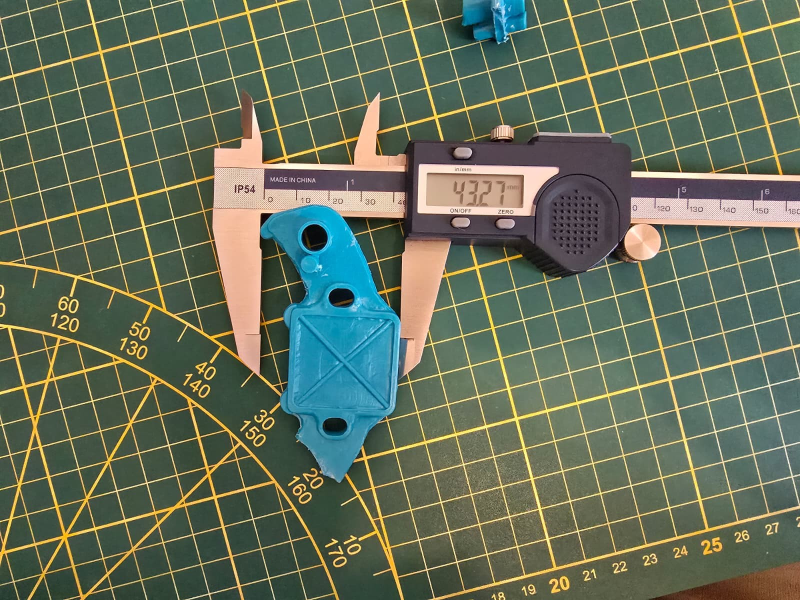
#> input picture docs/reference-photos/01-top-view-caliper-width-43.27mm.jpg, 1600 x 1200 px (shown at 1/2 size)
$ python trace_outline.py
#> lines starting #> are read from the running program, lines starting #| are printed output that depends on the picture; after the words box and inside, x2 and y2 are one past the last pixel; in counts of white or black regions, pixels touching at a corner belong together
#!/usr/bin/env python3
"""
Regenerate src/arm_outline.scad from reference photo 01 (top view, part between caliper jaws).

Pipeline (see docs/derivation.md for the reasoning):
  1. Detect the 10 mm grid of the cutting mat and fit a homography (pixels <-> mat millimetres).
  2. Warp the region around the part to a metric top view (10 px/mm).
  3. Segment the teal plastic, extract the outer contour and the holes.
  4. Build the part frame: origin midway between the two oval slots, +u towards the intact arm,
     +v towards the straight ("convex") side of the square, -v towards the hooks.
  5. Correct the photo using caliper readings:
       - uniform scale so the slot centre distance equals OVAL_C2C,
       - compress the hook ("beak") region so the overall width equals OVERALL_WIDTH
         (the arm end was propped up on its long tube, so it looked bigger in the photo).
  6. Keep only the intact arm (u >= U_CUT), smooth + simplify it, write it as an OpenSCAD polygon.

Usage:
  python3 tools/trace_outline.py            # writes src/arm_outline.scad and docs/images/outline-derivation.png
Requirements: pip install -r tools/requirements.txt
"""
import json
import os
from collections import deque

import cv2
import numpy as np

ROOT = os.path.dirname(os.path.dirname(os.path.abspath(__file__)))
PHOTO = os.path.join(ROOT, "docs/reference-photos/01-top-view-caliper-width-43.27mm.jpg")
OUT_SCAD = os.path.join(ROOT, "src/arm_outline.scad")
OUT_PNG = os.path.join(ROOT, "docs/images/outline-derivation.png")
OUT_JSON = os.path.join(ROOT, "docs/images/outline-derivation.json")

# --- caliper anchors (mm) -------------------------------------------------------------
OVAL_C2C = 40.0        # 34.27 (slot inner edges) + 5.7 (slot length); the by-eye "centre" reading was 40.37
OVERALL_WIDTH = 43.27  # hook tip to the straight side of the square

# --- grid detection seeds for photo 01 (pixel coordinates in the original 1600x1200 image) -----
SEED = (1032.0, 842.0)          # intersection of two thick (5 cm) mat lines, right of the caliper
DIR1 = (0.975, -0.224)          # direction of one grid family in the image
DIR2 = (0.244, 0.970)           # direction of the other family
SPACING_PX = 65.0               # ~1 cm in pixels near the seed
GRID_ROI = (640, 560, 1590, 1150)   # only grow the lattice on clean mat (no caliper / protractor)
PART_BBOX_PX = (500, 400, 830, 990) # region of the photo that contains the part

PPMM = 10.0       # rectified image resolution (px per mm)
U_CUT = 16.5      # raw-frame u where the arm starts (the square itself is built parametrically)


def yellowness(img):
    b, g, r = [c.astype(np.float32) for c in cv2.split(img)]
    y = np.clip((r - b) - 10, 0, 60) / 60.0
    hsv = cv2.cvtColor(img, cv2.COLOR_BGR2HSV)
    part = cv2.dilate(cv2.inRange(hsv, (86, 150, 60), (112, 255, 255)), np.ones((15, 15), np.uint8))
    y[part > 0] = 0
    steel = ((np.abs(r - b) < 25) & (r > 120)).astype(np.uint8)
    y[cv2.dilate(steel, np.ones((9, 9), np.uint8)) > 0] = 0
    return y


def refine_intersection(Y, p, a1, a2, R=26, band=5):
    """Fit both grid lines locally around p and return their intersection (+ local directions)."""
    h, w = Y.shape
    p0 = p.copy()
    x0, y0 = int(p[0]) - R, int(p[1]) - R
    if x0 < 0 or y0 < 0 or x0 + 2 * R >= w or y0 + 2 * R >= h:
        return None
    ys, xs = np.mgrid[y0:y0 + 2 * R, x0:x0 + 2 * R]
    P = np.stack([xs, ys], -1).reshape(-1, 2).astype(float)
    wv = Y[y0:y0 + 2 * R, x0:x0 + 2 * R].reshape(-1)
    lines = []
    for a in (a1, a2):
        n = np.array([-a[1], a[0]])
        for _ in range(3):
            sel = (np.abs((P - p) @ n) < band) & (wv > 0.2)
            if sel.sum() < 15:
                return None
            ww = wv[sel]
            c = (P[sel] * ww[:, None]).sum(0) / ww.sum()
            C = ((P[sel] - c).T * ww) @ (P[sel] - c)
            dirv = np.linalg.eigh(C)[1][:, 1]
            n = np.array([-dirv[1], dirv[0]])
            p = p - ((p - c) @ n) * n
        lines.append((c, n, dirv))
    (c1, n1, v1), (c2, n2, v2) = lines
    try:
        q = np.linalg.solve(np.array([n1, n2]), np.array([n1 @ c1, n2 @ c2]))
    except np.linalg.LinAlgError:
        return None
    if np.linalg.norm(q - p0) > 9:
        return None
    return q, (v1 if v1 @ a1 > 0 else -v1), (v2 if v2 @ a2 > 0 else -v2)


def grid_homography(img):
    Y = yellowness(img)
    d1, d2 = np.array(DIR1), np.array(DIR2)
    d1, d2 = d1 / np.linalg.norm(d1), d2 / np.linalg.norm(d2)
    found = {(0, 0): refine_intersection(Y, np.array(SEED), d1, d2)}
    assert found[(0, 0)] is not None, "seed intersection not found"
    queue = deque([(0, 0)])
    while queue:
        i, j = queue.popleft()
        p, a1, a2 = found[(i, j)]
        for di, dj in ((1, 0), (-1, 0), (0, 1), (0, -1)):
            k = (i + di, j + dj)
            if k in found:
                continue
            prev = found.get((i - di, j - dj))
            step = (p - prev[0]) if prev else (a1 * SPACING_PX * di + a2 * SPACING_PX * dj)
            pred = p + step
            if not (GRID_ROI[0] <= pred[0] <= GRID_ROI[2] and GRID_ROI[1] <= pred[1] <= GRID_ROI[3]):
                continue
            q = refine_intersection(Y, pred, a1, a2)
            if q is None or not (0.75 * SPACING_PX < np.linalg.norm(q[0] - p) < 1.3 * SPACING_PX):
                continue
            found[k] = q
            queue.append(k)
    obj = np.float32([[k[0] * 10, k[1] * 10] for k in found])
    pix = np.float32([v[0] for v in found.values()])
    H, mask = cv2.findHomography(obj, pix, cv2.RANSAC, 2.0)
    err = np.linalg.norm(cv2.perspectiveTransform(obj.reshape(-1, 1, 2), H).reshape(-1, 2) - pix, axis=1)
    inl = mask.ravel() > 0
    print(f"grid: {len(found)} intersections, {inl.sum()} inliers, reprojection error "
          f"{err[inl].mean():.2f}px mean / {err[inl].max():.2f}px max")
    return H


def rectify(img, H):
    Hi = np.linalg.inv(H)
    bx = PART_BBOX_PX
    c = cv2.perspectiveTransform(np.float32([[bx[0], bx[1]], [bx[2], bx[1]], [bx[0], bx[3]], [bx[2], bx[3]]])
                                 .reshape(-1, 1, 2), Hi).reshape(-1, 2)
    x0, x1 = c[:, 0].min() - 6, c[:, 0].max() + 6
    y0, y1 = c[:, 1].min() - 6, c[:, 1].max() + 6
    p = cv2.perspectiveTransform(np.float32([[0, 0], [10, 0], [0, 10]]).reshape(-1, 1, 2), H).reshape(-1, 2)
    a, b = p[1] - p[0], p[2] - p[0]
    assert a[0] * b[1] - a[1] * b[0] > 0, "unexpected grid handedness (rectified image would be mirrored)"
    A = np.array([[1 / PPMM, 0, x0], [0, 1 / PPMM, y0], [0, 0, 1]])
    W, Hh = int((x1 - x0) * PPMM), int((y1 - y0) * PPMM)
    return cv2.warpPerspective(img, H @ A, (W, Hh), flags=cv2.INTER_CUBIC | cv2.WARP_INVERSE_MAP)


def segment(rect):
    hsv = cv2.cvtColor(rect, cv2.COLOR_BGR2HSV)
    m = cv2.inRange(hsv, (86, 150, 60), (112, 255, 255))
    m = cv2.morphologyEx(m, cv2.MORPH_CLOSE, np.ones((5, 5), np.uint8))
    m = cv2.morphologyEx(m, cv2.MORPH_OPEN, np.ones((5, 5), np.uint8))
    n, lab, st, _ = cv2.connectedComponentsWithStats(m)
    m = np.where(lab == 1 + np.argmax(st[1:, cv2.CC_STAT_AREA]), 255, 0).astype(np.uint8)
    # white stress marks (crazing) near the broken areas are not teal and leave notches in the
    # outline; a 2 mm closing fills them without touching the large-scale curves
    closed = cv2.morphologyEx(m, cv2.MORPH_CLOSE, cv2.getStructuringElement(cv2.MORPH_ELLIPSE, (21, 21)))
    co, _ = cv2.findContours(closed, cv2.RETR_EXTERNAL, cv2.CHAIN_APPROX_NONE)
    outer = max(co, key=cv2.contourArea)[:, 0, :] / PPMM
    cs, hier = cv2.findContours(m, cv2.RETR_CCOMP, cv2.CHAIN_APPROX_NONE)
    holes = []
    for i, c in enumerate(cs):
        area = cv2.contourArea(c) / PPMM ** 2
        if hier[0][i][3] == -1:
            continue
        elif area > 20:   # ignore specular highlights; keep slots + tube bore
            (cx, cy), (w, h), _ = cv2.minAreaRect(c)
            holes.append({"centre": np.array([cx, cy]) / PPMM, "size": sorted([w / PPMM, h / PPMM]), "area": area})
    return outer, holes


def smooth_closed(P, sigma_pts=8, step=0.6, eps=0.04):
    """Gaussian-smooth an open polyline, resample by arc length, Douglas-Peucker simplify."""
    k = np.arange(-3 * sigma_pts, 3 * sigma_pts + 1)
    g = np.exp(-0.5 * (k / sigma_pts) ** 2)
    g /= g.sum()
    pad = np.vstack([np.repeat(P[:1], len(k), 0), P, np.repeat(P[-1:], len(k), 0)])
    S = np.stack([np.convolve(pad[:, i], g, mode="same")[len(k):-len(k)] for i in range(2)], 1)
    d = np.r_[0, np.cumsum(np.linalg.norm(np.diff(S, axis=0), axis=1))]
    t = np.arange(0, d[-1], step)
    R = np.stack([np.interp(t, d, S[:, i]) for i in range(2)], 1)
    R = cv2.approxPolyDP(np.float32(R).reshape(-1, 1, 2), eps, False).reshape(-1, 2)
    return R


def main():
    img = cv2.imread(PHOTO)
#> img is the input picture: shape (1200, 1600, 3); mean B, G, R 90.9, 110.5, 99.4
    assert img is not None, PHOTO
    H = grid_homography(img)
#> in yellowness, `b, g, r = [c.astype(np.float32) for c in cv2.split(img)]`:
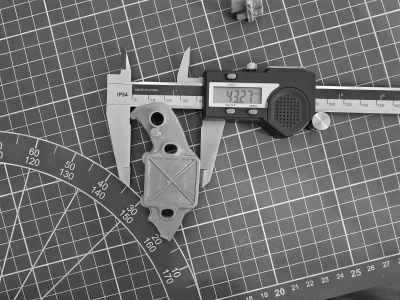
#> g: shape (1200, 1600) float32 (shown at 1/4 size); min 0, max 255, mean 110.5
#> in yellowness, `b, g, r = [c.astype(np.float32) for c in cv2.split(img)]`:
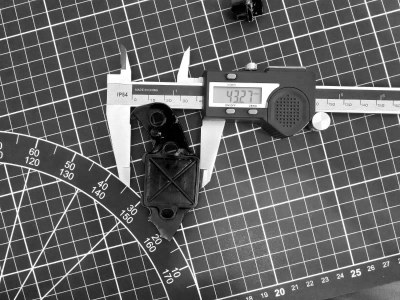
#> r: shape (1200, 1600) float32 (shown at 1/4 size); min 0, max 255, mean 99.4
#> in yellowness, `part = cv2.dilate(cv2.inRange(hsv, (86, 150, 60), (112, 255, 255)), np..`:
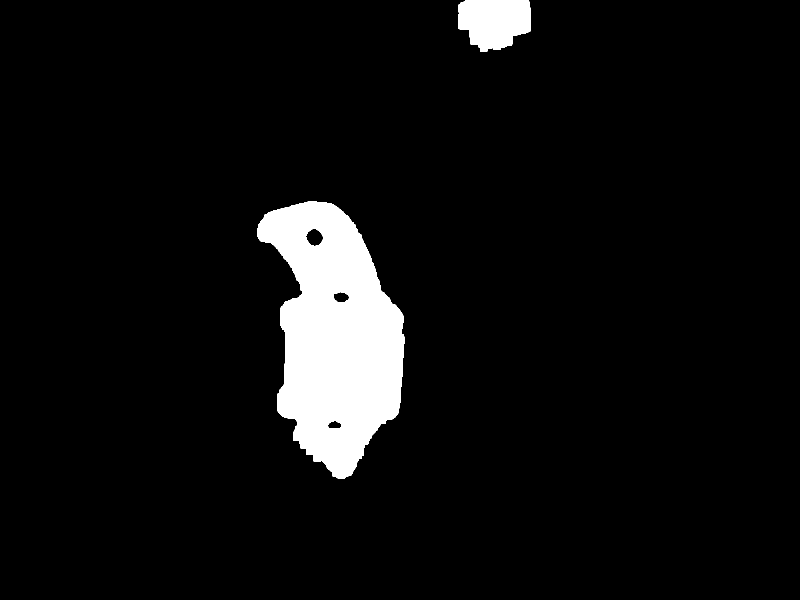
#> part: shape (1200, 1600) (shown at 1/2 size); 5.9% white; 2 white regions, box (x1, y1, x2, y2) and area: (515, 403, 809, 957) 101900, (916, 0, 1062, 103) 11911
#> in yellowness, `y[cv2.dilate(steel, np.ones((9, 9), np.uint8)) > 0] = 0`:
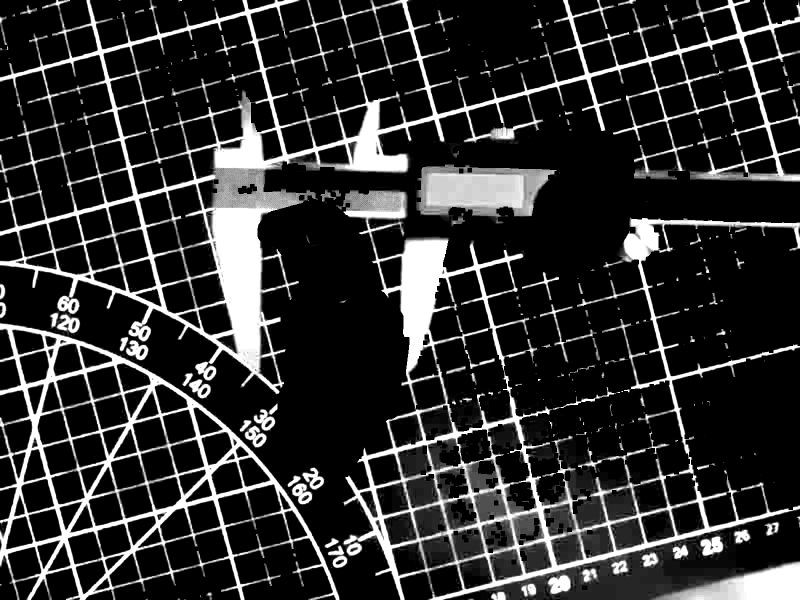
#> y: shape (1200, 1600) float32 (shown at 1/2 size); min 0, max 1, mean 0.184
#> in refine_intersection, `p0 = p.copy()`: p0 = [1032, 842]
#> in refine_intersection, `x0, y0 = int(p[0]) - R, int(p[1]) - R`: x0 = 1006; y0 = 816
#> in refine_intersection, `ys, xs = np.mgrid[y0:y0 + 2 * R, x0:x0 + 2 * R]`:
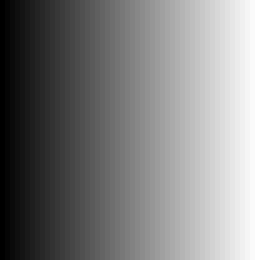
#> xs: shape (52, 52) int64 (shown 5 times larger); min 1006, max 1057, mean 1031.5; drawn with min black and max white
#> in refine_intersection, `P = np.stack([xs, ys], -1).reshape(-1, 2).astype(float)`: P = 2704 pairs, first value 1006 to 1057, second value 816 to 867
#> in refine_intersection, `wv = Y[y0:y0 + 2 * R, x0:x0 + 2 * R].reshape(-1)`: wv = 2704 values, max 1 at index 18, min 0 at index 0, mean 0.343
#> after the loop in refine_intersection, `for a in (a1, a2):`: lines = [([1028.1, 839.3], [-0.289, -0.957], [-0.957, 0.289]), ([1032.6, 842.1], [-0.953, 0.304], [0.304, 0.953])]; p = [1031.4, 838.3]
#> in refine_intersection, `(c1, n1, v1), (c2, n2, v2) = lines`: c1 = [1028.1, 839.3]; n1 = [-0.289, -0.957]; v1 = [-0.957, 0.289]; c2 = [1032.6, 842.1]; n2 = [-0.953, 0.304]; v2 = [0.304, 0.953]
#> in refine_intersection, `q = np.linalg.solve(np.array([n1, n2]), np.array([n1 @ c1, n2 @ c2]))`: q = [1031.4, 838.3]
#> in grid_homography, `found = {(0, 0): refine_intersection(Y, np.array(SEED), d1, d2)}`: found = {(0, 0): ([1031.4, 838.3], [0.957, -0.289], [0.304, 0.953])}
#> the loop in grid_homography, `while queue:` made 108 passes
#> (i, j, p, a1, a2) on passes 2 to 8: (1, 0, [1093.9, 821.4], [0.965, -0.263], [0.306, 0.952]), (-1, 0, [971.5, 853], [0.968, -0.252], [0.277, 0.961]), (0, 1, [1047.5, 897.9], [0.972, -0.235], [0.245, 0.97]), (0, -1, [1017.4, 776.9], [0.932, -0.362], [0.253, 0.967]), (2, 0, [1154, 805], [0.966, -0.26], [0.137, 0.991]), (1, 1, [1111.6, 882.8], [0.968, -0.249], [0.22, 0.976]), (1, -1, [1077.7, 759.3], [0.956, -0.294], [0.424, 0.906])
#> after the loop in grid_homography, `while queue:`: found = 108 items
#> in grid_homography, `obj = np.float32([[k[0] * 10, k[1] * 10] for k in found])`: obj = 108 pairs, first value -70 to 80, second value -50 to 50
#> in grid_homography, `pix = np.float32([v[0] for v in found.values()])`: pix = 108 pairs, first value 643.7 to 1538.7, second value 562.6 to 1139.6
#> in grid_homography, `H, mask = cv2.findHomography(obj, pix, cv2.RANSAC, 2.0)`: H = [[5.97, 1.67, 1032.4], [-1.67, 6.12, 837.3], [-0.000108, 0.000104, 1]]; mask = 108 values, max 1 at index 0, min 0 at index 6, mean 0.926
#> in grid_homography, `err = np.linalg.norm(cv2.perspectiveTransform(obj.reshape(-1, 1, 2), H..`: err = 108 values, max 27.06 at index 28, min 0.0464 at index 60, mean 1.26
#| grid: 108 intersections, 100 inliers, reprojection error 0.59px mean / 1.96px max
    rect = rectify(img, H)
#> in rectify, `Hi = np.linalg.inv(H)`: Hi = [[0.154, -0.04, -125.7], [0.0404, 0.155, -171.7], [1.25e-05, -2.04e-05, 1]]
#> in rectify, `c = cv2.perspectiveTransform(np.float32([[bx[0], bx[1]], [bx[2], bx[1]..`: c = [[-64.44, -89.18], [-13.64, -75.58], [-89.03, 2.24], [-37.51, 15.62]]
#> in rectify, `x0, x1 = c[:, 0].min() - 6, c[:, 0].max() + 6`: x0 = -95.03; x1 = -7.64
#> in rectify, `y0, y1 = c[:, 1].min() - 6, c[:, 1].max() + 6`: y0 = -95.18; y1 = 21.62
#> in rectify, `p = cv2.perspectiveTransform(np.float32([[0, 0], [10, 0], [0, 10]]).re..`: p = [[1032.4, 837.3], [1093.3, 821.5], [1048.1, 897.6]]
#> in rectify, `a, b = p[1] - p[0], p[2] - p[0]`: a = [60.86, -15.82]; b = [15.63, 60.28]
#> in rectify, `A = np.array([[1 / PPMM, 0, x0], [0, 1 / PPMM, y0], [0, 0, 1]])`: A = [[0.1, 0, -95.03], [0, 0.1, -95.18], [0, 0, 1]]
#> in rectify, `W, Hh = int((x1 - x0) * PPMM), int((y1 - y0) * PPMM)`: W = 873; Hh = 1167
#> in rectify, `return cv2.warpPerspective(img, H @ A, (W, Hh), flags=cv2.INTER_CUBIC ..`:
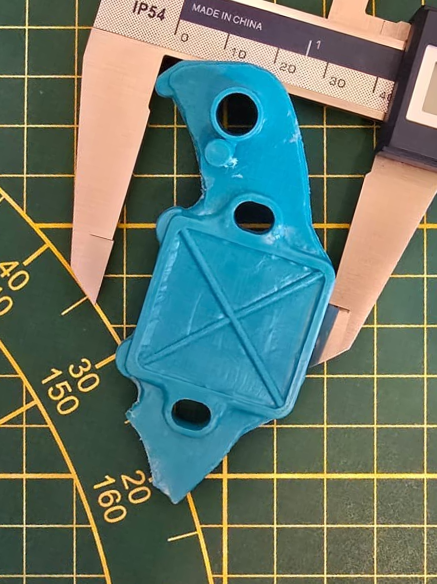
#> returned value: shape (1167, 873, 3) (shown at 1/2 size); mean of channels 0, 1, 2 107.4, 118.9, 99.1; drawn as B, G, R
    outer, holes = segment(rect)
#> in segment, `m = cv2.morphologyEx(m, cv2.MORPH_CLOSE, np.ones((5, 5), np.uint8))`:
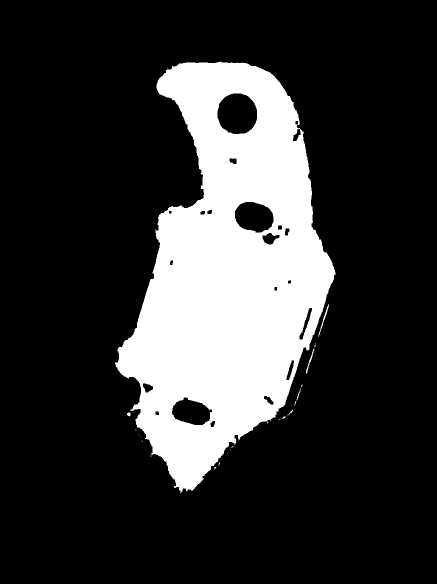
#> m: shape (1167, 873) (shown at 1/2 size); 20.9% white; 26 white regions (19 under 20 px), largest, box (x1, y1, x2, y2) and area: (230, 123, 671, 986) 212609, (636, 609, 658, 673) 153, (612, 697, 629, 747) 123
#> (the rest of the program and of its run is left out)
